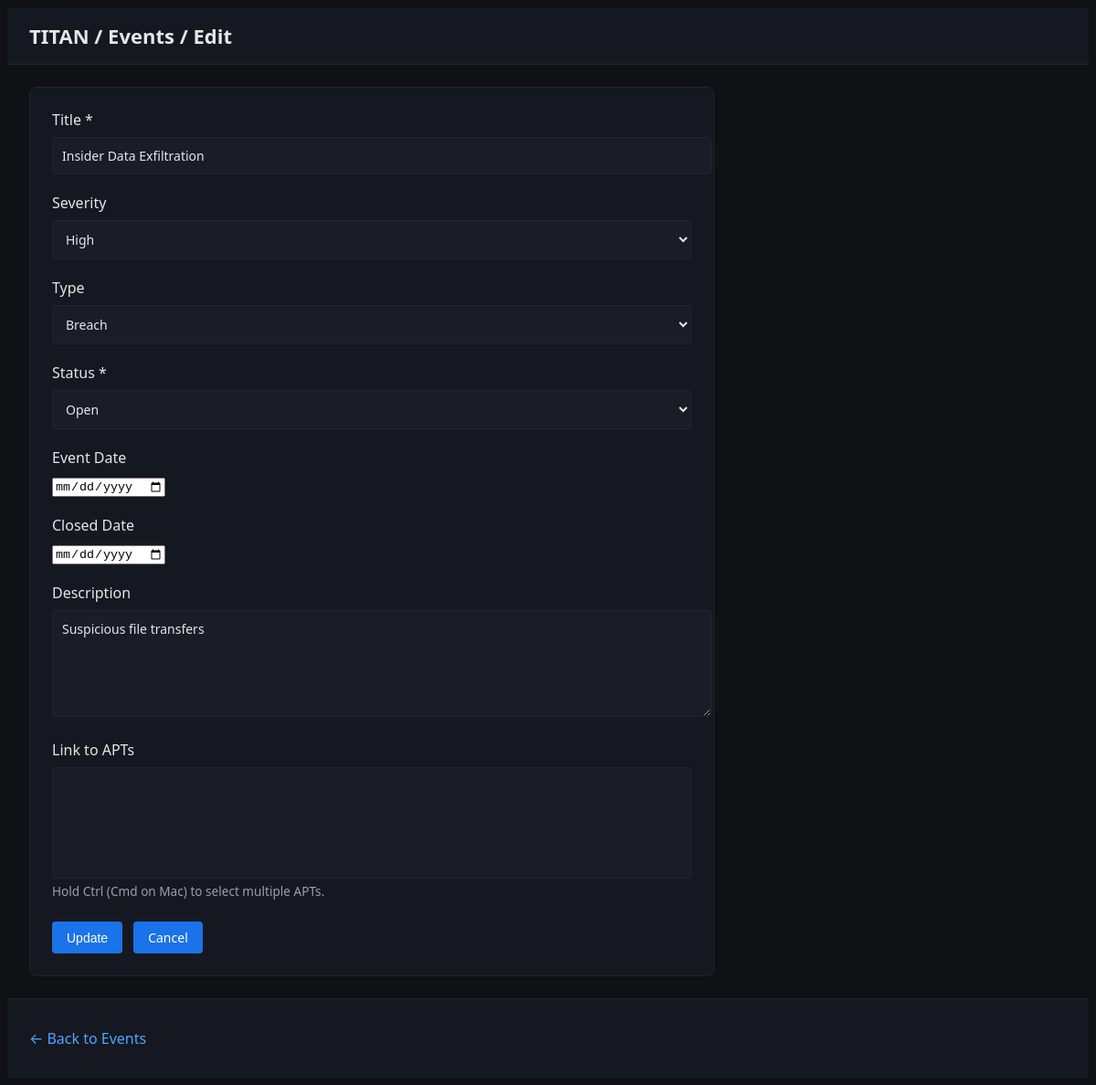
/events/1/edit, run on the app's committed database.
### backend/db_models.py (models this page shows)
class Event(Base):
    __tablename__ = "events"
    id = Column(Integer, primary_key=True)
    title = Column(String(256), nullable=False)
    description = Column(Text, nullable=True)
    severity = Column(String(16), nullable=True)  # critical, high, medium, low
    type = Column(Enum(EventType), nullable=True)
    status = Column(Enum(EventStatus), default=EventStatus.OPEN, nullable=False)
    event_date = Column(DateTime, nullable=True)
    closed_date = Column(DateTime, nullable=True)
    detected_date = Column(DateTime, default=datetime.utcnow, nullable=False)
    created_at = Column(DateTime, default=datetime.utcnow, nullable=False)
    apts = relationship("APT", secondary=apt_events, back_populates="events")
    malware_instances = relationship("Malware", back_populates="event")
    phishing_instances = relationship("Phish", back_populates="event")
    mitigations = relationship("Mitigation", back_populates="event", cascade="all, delete-orphan")

### backend/api.py (the view)
@app.get("/events/{id}/edit", response_class=HTMLResponse)
async def edit_event_form(request: Request, id: int):
    session = get_session(DEFAULT_DB_PATH)
    event = session.query(Event).filter(Event.id == id).first()
    if not event:
        session.close()
        return "Not found", 404
    apts = session.query(APT).order_by(APT.name).all()
    template = env.get_template("events/form.html")
    result = template.render(request=request, event=event, action=f"/events/{id}/edit", apts=apts)
    session.close()
    return result

### frontend/templates/events/form.html (shortened to what this page needs)
<!DOCTYPE html>
<html lang="en">
<head>
  <link rel="stylesheet" href="/static/styles.css">
</head>
<body>
  <header>
    <h1><a href="/">TITAN</a> / <a href="/events">Events</a> / {{ 'Edit' if event else 'New' }}</h1>
  </header>
  <main>
    <form method="post" action="{{ action }}" class="form">
      <div class="form-group">
        <label for="title">Title *</label>
        <input type="text" name="title" id="title" value="{{ event.title if event else '' }}" required>
      </div>
      <div class="form-group">
        <label for="severity">Severity</label>
        <select name="severity" id="severity">
          <option value="high" {% if event and event.severity == 'high' %}selected{% endif %}>High</option>
        </select>
      </div>
      <div class="form-group">
        <label for="type">Type</label>
        <select name="type" id="type">
          <option value="breach" {% if event and event.type and event.type.value == 'breach' %}selected{% endif %}>Breach</option>
        </select>
      </div>
      <div class="form-group">
        <label for="status">Status *</label>
        <select name="status" id="status" required>
          <option value="open" {% if event and event.status.value == 'open' %}selected{% elif not event %}selected{% endif %}>Open</option>
        </select>
      </div>
      <div class="form-group">
        <label for="event_date">Event Date</label>
        <input type="date" name="event_date" id="event_date" value="{{ event.event_date.strftime('%Y-%m-%d') if event and event.event_date else '' }}">
      </div>
      <div class="form-group">
        <label for="closed_date">Closed Date</label>
        <input type="date" name="closed_date" id="closed_date" value="{{ event.closed_date.strftime('%Y-%m-%d') if event and event.closed_date else '' }}">
      </div>
      <div class="form-group">
        <label for="description">Description</label>
        <textarea name="description" id="description" rows="5">{{ event.description if event else '' }}</textarea>
      </div>
      <div class="form-group">
        <label for="apt_ids">Link to APTs</label>
        <select name="apt_ids" id="apt_ids" multiple size="5">
        </select>
        <p class="muted" style="font-size:0.85rem; margin-top:0.25rem;">Hold Ctrl (Cmd on Mac) to select multiple APTs.</p>
      </div>
      <div class="form-actions">
        <button type="submit" class="btn btn-primary">{{ 'Update' if event else 'Create' }}</button>
        <a href="/events" class="btn">Cancel</a>
      </div>
    </form>
  </main>
  <footer>
    <p class="muted"><a href="/events">← Back to Events</a></p>
  </footer>
</body>
</html>

### frontend/static/styles.css (style rules this page uses)
body { font-family:system-ui,-apple-system,Segoe UI,Roboto,Ubuntu,Cantarell,'Fira Sans','Droid Sans','Helvetica Neue',sans-serif;background:#0f1115;color:#e6e6e6 }
header { background:#151821;border-bottom:1px solid #222431;padding:16px 24px }
h1 { margin:0;font-size:22px }
h1 a { color:#e6e6e6;text-decoration:none }
main { padding:24px;min-height:calc(100vh - 200px) }
footer { padding:16px 24px;border-top:1px solid #222431;background:#151821 }
.muted { color:#9aa0a6 }
a { color:#4da6ff;text-decoration:none }
.btn,.btn-small { display:inline-block;padding:8px 16px;background:#1a73e8;color:#fff;text-decoration:none;border-radius:4px;border:none;cursor:pointer;font-size:14px }
.btn-primary { background:#1a73e8 }
.form { max-width:700px;background:#151821;border:1px solid #222431;border-radius:8px;padding:24px }
.form-group { margin-bottom:20px }
.form-group label { display:block;margin-bottom:8px;font-weight:500 }
.form-group input[type="text"],.form-group input[type="number"],.form-group select,.form-group textarea { width:100%;padding:10px;background:#1a1d28;border:1px solid #222431;border-radius:4px;color:#e6e6e6;font-size:14px;font-family:inherit }
.form-actions { display:flex;gap:12px;margin-top:24px }

### data on the page
Event: title "Insider Data Exfiltration", severity "High", type "Breach", status "Open", description "Suspicious file transfers"

### other printed values
{{ 'Edit' if event else 'New' }} "Edit"
{{ 'Update' if event else 'Create' }} "Update"
